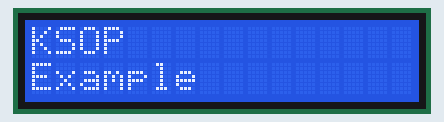
Recording of a sketch running on a simulated Arduino Uno, built with avr-gcc and run on an emulated ATmega328P. Parts: 16×2 character LCD.

Above: at 0.1 s.
At 1.1 s:
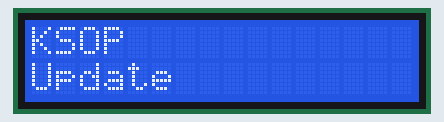

The sketch:

07-LCD_print.ino
```cpp
#include "LiquidCrystal_I2C.h"
#include <Wire.h>

LiquidCrystal_I2C lcd(0x27, 16, 2);

void setup() {
  // put your setup code here, to run once:
  lcd.init();
  lcd.backlight();

}

void loop() {
  // put your main code here, to run repeatedly:


  // TODO: 예제 코드를 참고하여 디스플레이에 나만의 글씨를 출력해봅시다.
  lcd.setCursor(0, 0); //
  lcd.print("KSOP");

  lcd.setCursor(0, 1);
  lcd.print("Example");

  delay (1000);

  lcd.clear();

  lcd.setCursor(0, 0);
  lcd.print("KSOP");

  lcd.setCursor(0, 1);
  lcd.print("Update");

  delay (1000);
}
```

Measured:
- what the display in image 1 shows lasts 1.0 s, from 1.1 s to 2.1 s
